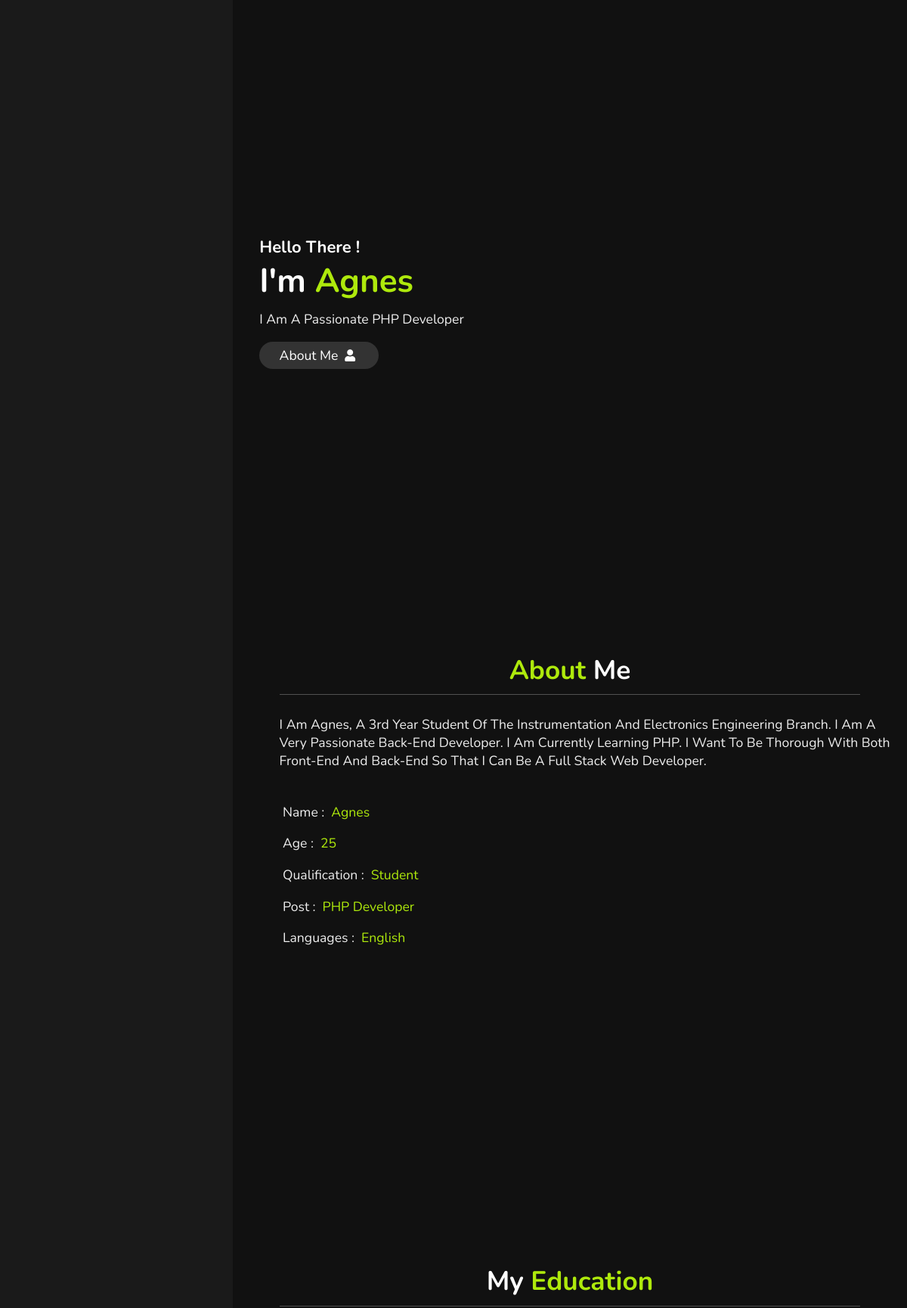
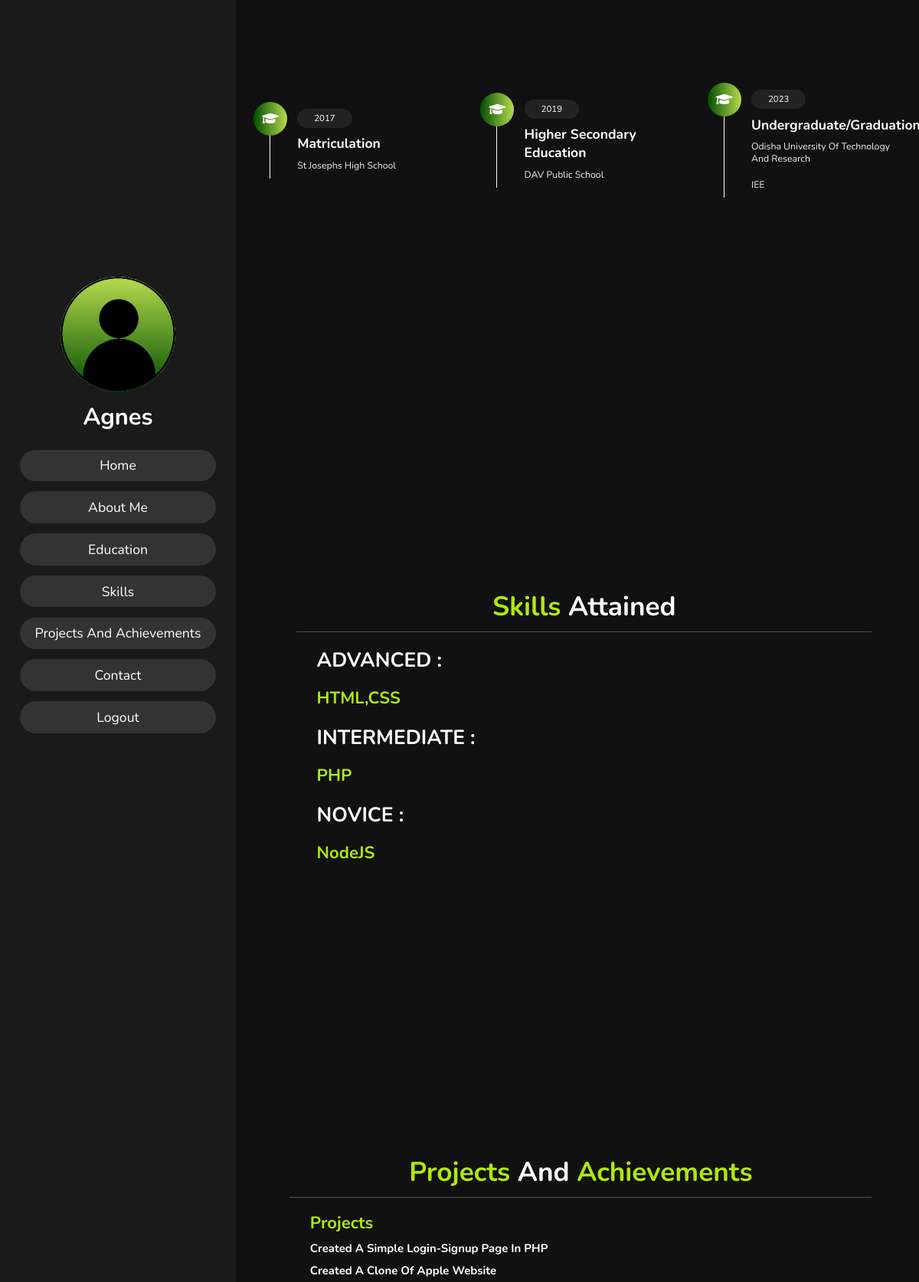
The app's page /portfolio.php (signed in, upper part) with its own data (2 pictures, top to bottom).
### tables this page shows
CREATE TABLE `home` (
  `id` int(11) NOT NULL,
  `email` varchar(150) NOT NULL,
  `name` varchar(50) NOT NULL
);

CREATE TABLE `about` (
  `id` int(100) NOT NULL,
  `email` varchar(150) NOT NULL,
  `abtpara` text NOT NULL,
  `age` int(10) NOT NULL,
  `qualification` varchar(30) NOT NULL,
  `post` varchar(30) NOT NULL,
  `language` varchar(40) NOT NULL
);

CREATE TABLE `education` (
  `id` int(100) NOT NULL,
  `email` varchar(150) NOT NULL,
  `year1` bigint(100) NOT NULL,
  `sclname` text NOT NULL,
  `year2` bigint(100) NOT NULL,
  `hsname` text NOT NULL,
  `year3` bigint(100) NOT NULL,
  `colname` text NOT NULL,
  `colb` text NOT NULL
);

CREATE TABLE `skills` (
  `id` int(100) NOT NULL,
  `email` varchar(150) NOT NULL,
  `advance` text NOT NULL,
  `intermediate` text NOT NULL,
  `novice` text NOT NULL
);

CREATE TABLE `project` (
  `id` int(100) NOT NULL,
  `email` varchar(150) NOT NULL,
  `project1` text NOT NULL,
  `project2` text NOT NULL,
  `project3` text NOT NULL
);

### portfolio.php (the view, shortened to what this page needs)
<?php
require('data.php');
$email=$_SESSION['email'];
$query1= "SELECT * FROM `home` WHERE `email`= '$email'";
$run1=mysqli_query($conn,$query1);
$user_data1=mysqli_fetch_array($run1);
$query2= "SELECT * FROM `about` WHERE `email`= '$email'";
$run2=mysqli_query($conn,$query2);
$user_data2=mysqli_fetch_array($run2);
$query3= "SELECT * FROM `education` WHERE `email`= '$email'";
$run3=mysqli_query($conn,$query3);
$user_data3=mysqli_fetch_array($run3);
$query4= "SELECT * FROM `skills` WHERE `email`= '$email'";
$run4=mysqli_query($conn,$query4);
$user_data4=mysqli_fetch_array($run4);
$query5= "SELECT * FROM `project` WHERE `email`= '$email'";
$run5=mysqli_query($conn,$query5);
$user_data5=mysqli_fetch_array($run5);
?>
<!DOCTYPE html>
<html lang="en">
<head>
    <link rel="stylesheet" href="https://cdnjs.cloudflare.com/ajax/libs/font-awesome/5.15.2/css/all.min.css">
    <link rel="stylesheet" href="p_style.css">
</head>
<body>
<header>
    <div class="user">
        <img src="images/duser.png" alt="">
        <h3 class="name"><?=$user_data1['name']?></h3>
    </div>
    <nav class="navbar">
        <ul>
            <li><a href="#p_home">Home</a></li>
            <li><a href="#p_about">About Me</a></li>
            <li><a href="#p_education">Education</a></li>
            <li><a href="#p_skill">Skills</a></li>
            <li><a href="#p_pro_exp">Projects and Achievements</a></li>
            <li><a href="#p_contact">Contact</a></li>
            <li><a href="logout.php">Logout</a></li>
        </ul>
    </nav>
</header>
<section class="home" id="p_home">
    <h3>Hello There !</h3>
    <h1>I'm <span><?=$user_data1['name']?></span></h1>
    <p>I am a passionate <span><?=$user_data2['post']?></span> </p>
    <a href="#p_about"><button class="btn">About me <i class="fas fa-user"></i></button></a>
</section>
<section class="about" id="p_about">
<h1 class="heading"> <span>About</span> Me </h1>
<div class="row">
    <div class="abt_para">
        <h3><?=$user_data2['abtpara']?></h3>
    </div>
    <div class="info">
        <h3> <span> Name : </span> <?=$user_data1['name']?> </h3>
        <h3> <span> Age : </span> <?=$user_data2['age']?> </h3>
        <h3> <span> Qualification : </span> <?=$user_data2['qualification']?> </h3>
        <h3> <span> Post : </span> <?=$user_data2['post']?> </h3>
        <h3> <span> Languages : </span> <?=$user_data2['language']?> </h3>
    </div>
</div>
</section>
<section class="education" id="p_education">
<h1 class="heading"> My <span>Education</span></h1>
<div class="box-container">
    <div class="box">
        <i class="fas fa-graduation-cap"></i>
        <span><?=$user_data3['year1']?></span>
        <h3>Matriculation</h3>
        <p><?=$user_data3['sclname']?></p>
    </div>
    <div class="box">
        <i class="fas fa-graduation-cap"></i>
        <span><?=$user_data3['year2']?></span>
        <h3>Higher Secondary Education</h3>
        <p><?=$user_data3['hsname']?></p>
    </div>
    <div class="box">
        <i class="fas fa-graduation-cap"></i>
        <span><?=$user_data3['year3']?></span>
        <h3>Undergraduate/Graduation</h3>
        <p><?=$user_data3['colname']?></p>
        <p><?=$user_data3['colb']?></p>
    </div>
</div>
</section>
<section class="skill" id="p_skill">
<h1 class="heading"><span>Skills</span>  Attained </h1>
<div class="level">
    <h2>
        <span> ADVANCED : </span>
        <h2> <?=$user_data4['advance']?> </h2>
    </h2>
    <h2>
        <span> INTERMEDIATE : </span>
        <h2> <?=$user_data4['intermediate']?> </h2>
    </h2>
    <h2>
        <span> NOVICE : </span>
        <h2> <?=$user_data4['novice']?> </h2>
    </h2>
</div>
</section>
<section class="pro_exp" id="p_pro_exp">
    <h1 class="heading"><span>Projects </span>and <span>Achievements</span></h1>
    <div class="project">
        <h2><span>Projects</span></h2>
        <h3><?=$user_data5['project1']?></h3>
        <h3><?=$user_data5['project2']?></h3>
        <h3><?=$user_data5['project3']?></h3>
    </div>
</section>
</body>
</html>

### p_style.css (style rules this page uses)
:root { --green:#aee90c; --ctext:linear-gradient(to left, #b7dc4d,#004d00); --bg_color:#333; }
* { font-family: 'Nunito', sans-serif; margin:0; padding:0; box-sizing: border-box; text-decoration: none; outline: none; border:none; text-transform: capitalize; transition: all .2s linear; }
html { font-size: 62.5%; overflow-x: hidden; }
body { background:#111; overflow-x: hidden; padding-left: 35rem; }
section { min-height: 100vh; padding:1rem; }
.btn { padding:.7rem 3rem; background:var(--bg_color); color:#fff; cursor: pointer; margin-top: 1rem; font-size: 2rem; border-radius: 5rem; }
.btn i { padding:0 .5rem; font-size: 1.8rem; }
.heading { text-align: center; margin:0 6rem; font-size: 4rem; padding:1rem; border-bottom: .1rem solid #fff4; color:#fff; }
.heading span { color:var(--green); }
header { position: fixed; top:0; left:0; z-index: 1000; height:100%; width:35rem; background:#1a1a1a; display: flex; align-items: center; justify-content: center; flex-flow: column; text-align: center; }
header .user img { height:17rem; width:17rem; border-radius: 50%; object-fit: cover; margin-bottom: 1rem; background: linear-gradient(to bottom, #b7dc4d,#004d00);; border:5rem solid linear-gradient(to bottom, #b7dc4d,#004d00);; }
header .user .name { font-size: 3.5rem; color:#fff; }
header .navbar { width:100%; }
header .navbar ul { list-style: none; padding:1rem 3rem; }
header .navbar ul li a { display: block; padding:1rem; margin:1.5rem 0; background:var(--bg_color); color:#fff; font-size: 2rem; border-radius: 5rem; }
.home { display: flex; justify-content: center; flex-flow: column; padding:0 15rem; }
.home h3 { font-size: 2.5rem; color:#fff; }
.home h1 { font-size:5rem; color:#fff; }
.home h1 span { color:var(--green); }
.home p { font-size:2rem; color:#eee; padding: 1rem 0; }
.about .heading { padding-top:6rem; }
.about .row { display: flex; align-items: center; justify-content: center; flex-wrap: wrap; padding:1rem 0; }
.about .row .info { flex:1 1 48rem; padding:2rem 1rem; padding-left: 6rem; }
.about .row .info h3 { font-size: 2rem; color:var(--green); padding:1rem 0; font-weight: normal; }
.about .row .info h3 span { color:#eee; padding:0 .5rem; }
.about .row .abt_para { padding:2rem 1rem; padding-left: 6rem; }
.about .row .abt_para h3 { font-size: 2rem; color: #eee; padding-left: 1rem 0; font-weight: normal; }
.education .heading { padding-top:7rem; }
.education .box-container { display: flex; align-items: center; justify-content: space-between; flex-wrap: wrap; padding:10rem 0; padding-left: 3rem; }
.education .box-container .box { width:27rem; margin:4rem 1rem; padding-left: 4rem; border-left: .2rem solid #fff; position: relative; }
.education .box-container .box span { font-size: 1.3rem; background:#222; color:#fff; border-radius: 5rem; padding:.5rem 2.5rem; }
.education .box-container .box h3 { font-size: 2rem; color:#fff; padding-top: 1.5rem; }
.education .box-container .box p { font-size: 1.4rem; color:#eee; padding: 1rem 0; }
.education .box-container .box i { position: absolute; top:-1.5rem; left:-2.5rem; height:5rem; width: 5rem; border-radius: 50%; line-height: 5rem; text-align: center; font-size: 2rem; color:#fff; background:var(--ctext); }
.skill { padding-left: 3rem; padding-top: 10rem; }
.skill .level h2 { font-size: 2.5rem; color:var(--green); padding-left: 9rem; padding-top: 2rem; }
.skill .level span { font-size: 3rem; color:#fff; padding-top: 2rem; }
.pro_exp { padding-left: 2rem; padding-top: 3rem; }
.pro_exp .project h2 { font-size: 2.5rem; color:var(--green); padding-left: 9rem; padding-top: 2rem; }
.pro_exp .project h3 { font-size: 1.7rem; color:#fff; padding-top: 1rem; padding-left: 9rem; }
@media (max-width:1200px) { html { font-size: 55%; } }
@media (max-width:1200px) { .home { padding:1rem 4rem; } }

### records on screen
home: name "Agnes"
about: post "PHP Developer", abtpara "I Am Agnes, A 3rd Year Student Of The Instrumentation And Electronics Engineering Branch. I Am A Very Passionate Back-End Developer. I Am Currently Learning PHP. I Want To Be Thorough With Both Front-End And Back-End So That I Can Be A Full Stack Web Developer.", age "25", qualification "Student", language "English"
education: year1 "2017", sclname "St Josephs High School", year2 "2019", hsname "DAV Public School", year3 "2023", colname "Odisha University Of Technology And Research", colb "IEE"
skills: advance "HTML,CSS", intermediate "PHP", novice "NodeJS"
project: project1 "Created A Simple Login-Signup Page In PHP", project2 "Created A Clone Of Apple Website"
